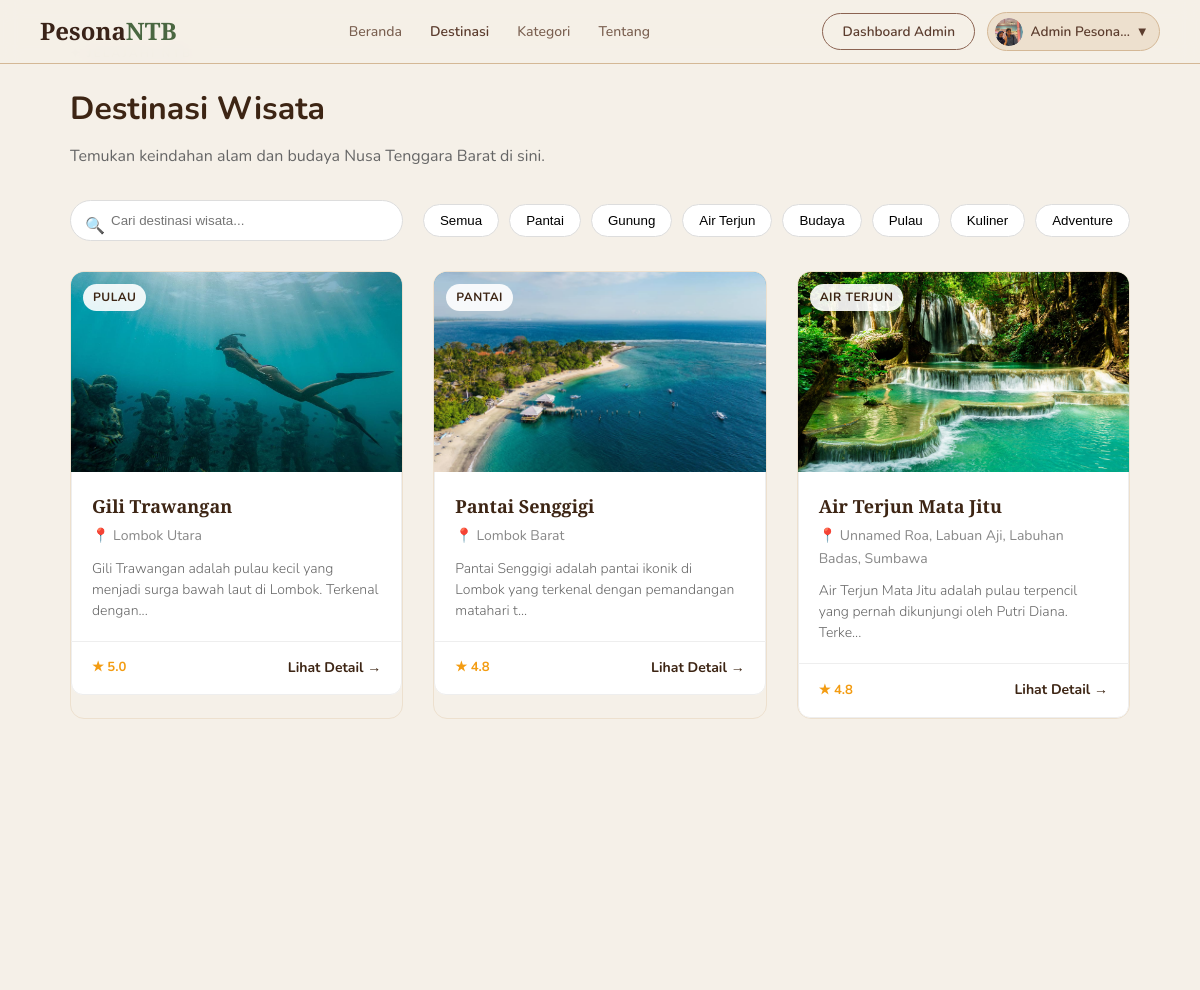
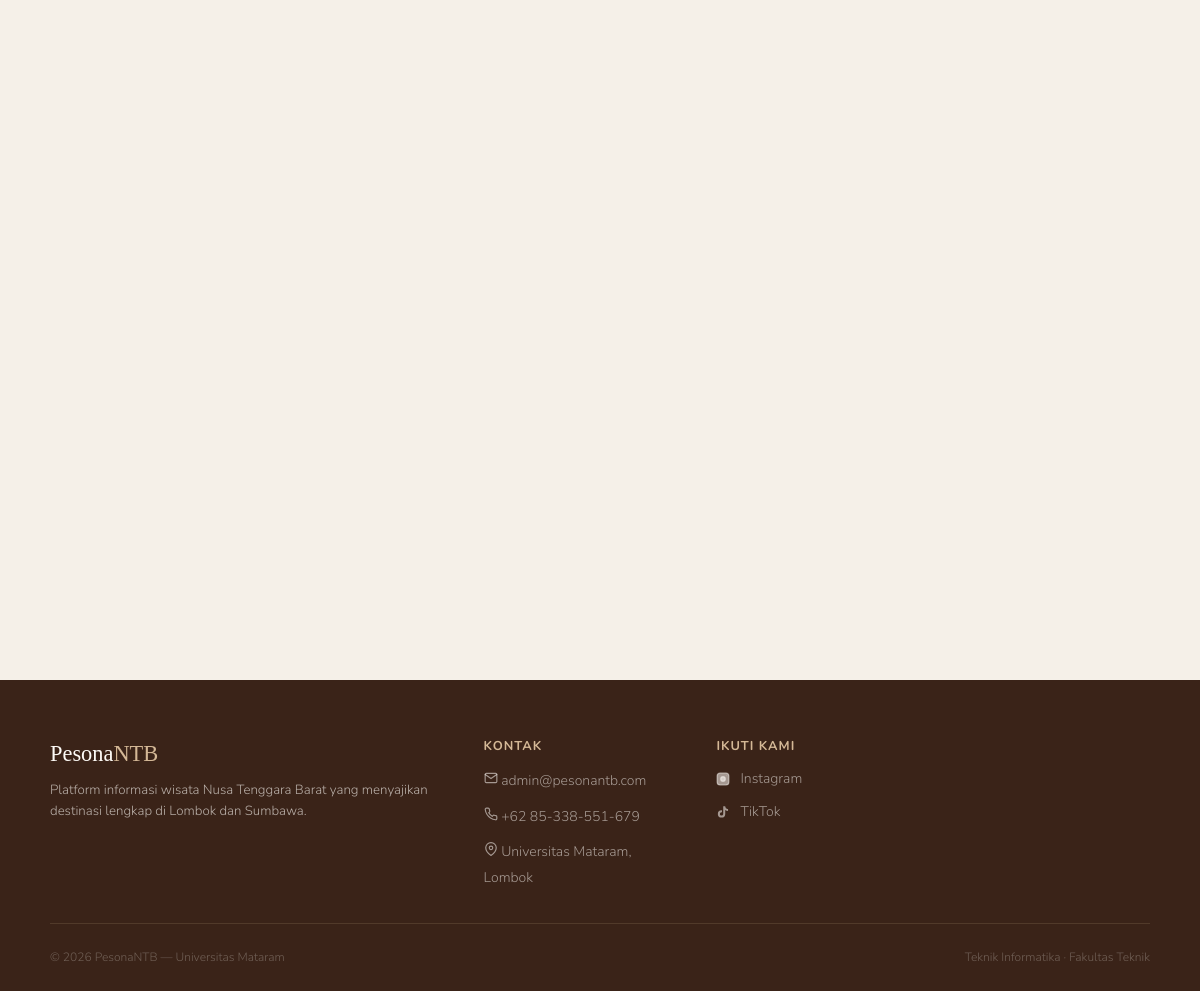
Page /config/destinasi.php (signed in) on the committed database (2 pictures, top to bottom).
### tables this page shows
CREATE TABLE `users` (
  `id` int(11) NOT NULL,
  `nama` varchar(100) NOT NULL,
  `email` varchar(150) NOT NULL,
  `telepon` varchar(20) NOT NULL,
  `password` varchar(255) NOT NULL,
  `role` enum('user','admin') DEFAULT 'user',
  `foto_profil` varchar(255) DEFAULT NULL,
  `created_at` datetime DEFAULT current_timestamp(),
  `reset_token` varchar(255) DEFAULT NULL,
  `reset_expired` datetime DEFAULT NULL
);

CREATE TABLE `wisata` (
  `id` int(11) NOT NULL,
  `nama` varchar(150) NOT NULL,
  `kategori` enum('Pantai','Gunung','Air Terjun','Budaya','Pulau','Kuliner','Adventure') NOT NULL,
  `lokasi` varchar(150) NOT NULL,
  `deskripsi` text NOT NULL,
  `fasilitas` text DEFAULT NULL,
  `jam_buka` varchar(100) DEFAULT NULL,
  `harga_tiket` varchar(100) DEFAULT NULL,
  `foto` varchar(255) DEFAULT NULL,
  `aktif` tinyint(1) DEFAULT 1,
  `latitude` decimal(10,8) DEFAULT NULL,
  `longitude` decimal(11,8) DEFAULT NULL,
  `rating` decimal(3,1) DEFAULT 0.0,
  `created_at` datetime DEFAULT current_timestamp(),
  `updated_at` datetime DEFAULT current_timestamp() ON UPDATE current_timestamp()
);

### config/destinasi.php (the view, shortened to what this page needs)
<?php
require_once 'db.php';
$search    = isset($_GET['search'])   ? trim($_GET['search'])   : '';
$kategori  = isset($_GET['kategori']) ? trim($_GET['kategori']) : 'all';
$page      = isset($_GET['page'])     ? max(1, intval($_GET['page'])) : 1;
$per_page  = 9;
$offset    = ($page - 1) * $per_page;
$where = ["aktif = 1"];
$params = [];
$types  = '';
$where_sql = $where ? 'WHERE ' . implode(' AND ', $where) : '';
$sql = "SELECT * FROM wisata $where_sql ORDER BY rating DESC LIMIT ? OFFSET ?";
$params_page = array_merge($params, [$per_page, $offset]);
$types_page  = $types . 'ii';
$wisata_list = [];
if ($stmt = $conn->prepare($sql)) {
    $stmt->bind_param($types_page, ...$params_page);
    $stmt->execute();
    $result = $stmt->get_result();
    while ($row = $result->fetch_assoc()) $wisata_list[] = $row;
}
$img_map   = ['Pantai'=>'dest-img-pantai','Gunung'=>'dest-img-rinjani','Pulau'=>'dest-img-gili','Adventure'=>'dest-img-sumbawa','Air Terjun'=>'dest-img-moyo','Budaya'=>'dest-img-sumbawa','Kuliner'=>'dest-img-pink'];
$emoji_map = ['Pantai'=>'🏖️','Gunung'=>'🏔️','Pulau'=>'🏝️','Adventure'=>'🌾','Air Terjun'=>'💧','Budaya'=>'🎭','Kuliner'=>'🍜'];
$kategori_list = [
    'all' => 'Semua',
    'Pantai' => 'Pantai',
    'Gunung' => 'Gunung',
    'Air Terjun' => 'Air Terjun',
    'Budaya' => 'Budaya',
    'Pulau' => 'Pulau',
    'Kuliner' => 'Kuliner',
    'Adventure' => 'Adventure'
];
?>
<!DOCTYPE html>
<html lang="id">
<head>
  <link rel="stylesheet" href="../css/style.css">
</head>
<body>
<?php include 'navbar.php'; ?>
<div class="page-destinasi" style="max-width:1100px;margin: 40px auto;padding:0 20px;">
  <div class="page-header" style="margin-bottom: 30px;">
    <span class="section-label">✦ Jelajahi NTB</span>
    <h1 style="font-size: 32px;color:#3d2514;margin: 10px 0;">Destinasi Wisata</h1>
    <p style="color:#666;">Temukan keindahan alam dan budaya Nusa Tenggara Barat di sini.</p>
  </div>
  <div class="search-filter" style="display:flex;flex-wrap:wrap;gap:20px;margin-bottom:30px;align-items:center;justify-content:space-between;">
    <div class="search-box" style="position:relative;flex:1;max-width:400px;">
      <input type="text" id="searchInput" placeholder="Cari destinasi wisata..."
             value="<?= htmlspecialchars($search) ?>" style="width:100%;padding:12px 12px 12px 40px;border:1px solid #ddd;border-radius:25px;outline:none;">
      <span style="position:absolute;left:15px;top:14px;color:#aaa;">🔍</span>
    </div>
    <div class="filter-group" style="display:flex;flex-wrap:wrap;gap:10px;">
      <?php foreach ($kategori_list as $slug => $label): ?>
      <button class="filter-btn <?= $kategori === $slug ? 'active' : '' ?>"
              data-kat="<?= $slug ?>" style="padding:8px 16px;border-radius:20px;border:1px solid #ddd;background:#fff;cursor:pointer;">
        <?= $label ?>
      </button>
      <?php endforeach; ?>
    </div>
  </div>
  <div class="dest-grid" id="destGrid" style="display:grid;grid-template-columns:repeat(auto-fill, minmax(300px, 1fr));gap:30px;">
    <?php if (empty($wisata_list)): ?>
    <div class="no-results" style="grid-column:1/-1;text-align:center;padding:40px;color:#888;">
      <span>🔍</span> Destinasi tidak ditemukan. Coba kata kunci lain.
    </div>
    <?php else: ?>
    <?php foreach ($wisata_list as $d):
      $img_class  = $img_map[$d['kategori']] ?? 'dest-img-pantai';
      $emoji      = $emoji_map[$d['kategori']] ?? '🏝️';
      $detail_url = isset($_SESSION['user_id']) ? "detail.php?id={$d['id']}" : "login.php?redirect=detail.php?id={$d['id']}";
    ?>
    <a href="<?= $detail_url ?>" class="dest-card">
      <div class="dest-img <?= htmlspecialchars($img_class) ?>" style="position: relative; overflow: hidden; background-color: #f0f0f0; height: 200px; border-radius: 12px 12px 0 0;">
        <?php if (!empty($d['foto'])): ?>
          <img src="../assets/uploads/destinasi/<?= htmlspecialchars($d['foto']) ?>" style="width: 100%; height: 100%; object-fit: cover; position: absolute; top: 0; left: 0; z-index: 1;" alt="<?= htmlspecialchars($d['nama']) ?>">
        <?php else: ?>
          <div class="dest-emoji" style="z-index:2; position:absolute; top:50%; left:50%; transform:translate(-50%,-50%); font-size:40px;"><?= $emoji ?></div>
        <?php endif; ?>
        <span class="dest-badge" style="z-index: 2; position: absolute; top: 12px; left: 12px; background: rgba(255,255,255,0.9); padding: 4px 10px; border-radius: 15px; font-size: 12px; font-weight: bold; color:#3d2514;"><?= htmlspecialchars($d['kategori']) ?></span>
      </div>
      <div class="dest-body" style="padding:20px; background:#fff; border-left:1px solid #eee; border-right:1px solid #eee;">
        <div class="dest-name" style="font-weight:bold; font-size:18px; color:#3d2514; margin-bottom:5px;"><?= htmlspecialchars($d['nama']) ?></div>
        <div class="dest-loc" style="color:#888; font-size:14px; margin-bottom:10px;">📍 <?= htmlspecialchars($d['lokasi']) ?></div>
        <div class="dest-desc" style="color:#666; font-size:14px; line-height:1.5;"><?= htmlspecialchars(mb_substr($d['deskripsi'], 0, 90)) ?>...</div>
      </div>
      <div class="dest-foot" style="padding:15px 20px; background:#fff; border:1px solid #eee; border-radius:0 0 12px 12px; display:flex; justify-content:between; align-items:center;">
        <span class="dest-rating" style="color:#f39c12; font-weight:bold;">★ <?= number_format($d['rating'], 1) ?></span>
        <span class="dest-link" style="color:#3d2514; font-weight:bold; font-size:14px; margin-left:auto;">Lihat Detail →</span>
      </div>
    </a>
    <?php endforeach; ?>
    <?php endif; ?>
  </div>
</div>
<?php include 'footer.php'; ?>
</body>
</html>

### config/navbar.php (shortened to what this page needs)
<?php
$current    = basename($_SERVER['PHP_SELF']);
$is_login   = isset($_SESSION['user_id']);
$user_nama  = $_SESSION['user_nama'] ?? '';
$user_role  = $_SESSION['role'] ?? 'user';
$inisial    = strtoupper(substr($user_nama, 0, 2));
$is_config = strpos($_SERVER['PHP_SELF'], '/config/') !== false;
$base = $is_config ? '../' : '';
?>
<nav class="navbar" id="mainNavbar">
  <a href="<?= $base ?>index.php" class="nav-logo">Pesona<span>NTB</span></a>
  <ul class="nav-links" id="navLinks">
    <li><a href="<?= $base ?>index.php" id="nav-beranda">Beranda</a></li>
    <li><a href="<?= $is_login ? $base . 'config/destinasi.php' : $base . 'index.php#destinasi' ?>" id="nav-destinasi" class="<?= $current == 'destinasi.php' ? 'active' : '' ?>">Destinasi</a></li>
    <li><a href="<?= $base ?>index.php#kategori" id="nav-kategori">Kategori</a></li>
    <li><a href="<?= $base ?>index.php#tentang" id="nav-tentang">Tentang</a></li>
  </ul>
  <div class="nav-actions">
    <?php if ($is_login): ?>
      <?php if ($user_role === 'admin'): ?>
        <a href="<?= $base ?>config/dashboard.php"
        class="btn-outline">
        Dashboard Admin
        </a>
      <?php endif; ?>
      <div class="nav-user-menu">
        <?php
        $foto_profil_nav = '';
        if (isset($_SESSION['user_id'])) {
            $stmt_nav = $conn->prepare("SELECT foto_profil FROM users WHERE id=?");
            $stmt_nav->bind_param('i', $_SESSION['user_id']);
            $stmt_nav->execute();
            $row_nav = $stmt_nav->get_result()->fetch_assoc();
            $foto_profil_nav = $row_nav['foto_profil'] ?? '';
        }
        $foto_path_nav = __DIR__ . '/../assets/uploads/profil/' . $foto_profil_nav;
        ?>
        <button class="nav-user-btn" id="userMenuBtn">
          <?php if (!empty($foto_profil_nav) && file_exists($foto_path_nav)): ?>
          <span class="nav-avatar" style="background:none;overflow:hidden;padding:0">
            <img src="<?= $base ?>assets/uploads/profil/<?= htmlspecialchars($foto_profil_nav) ?>" style="width:100%;height:100%;object-fit:cover;border-radius:50%" alt="">
          </span>
          <?php else: ?>
          <span class="nav-avatar"><?= $inisial ?></span>
          <?php endif; ?>
          <span class="nav-user-name"><?= htmlspecialchars($user_nama) ?></span>
          <span>▾</span>
        </button>
      </div>
    <?php else: ?>
      <a href="<?= $base ?>config/login.php" class="btn-outline">Masuk</a>
      <a href="<?= $base ?>config/register.php" class="btn-fill">Daftar</a>
    <?php endif; ?>
  </div>
</nav>

### css/style.css (style rules this page uses)
*, *::before, *::after { margin: 0; padding: 0; box-sizing: border-box; }
:root { --cream: #F5F0E8; --brown: #5C3D2E; --brown-light: #8B6351; --brown-dark: #3A2318; --green: #4A6741; --green-light: #7A9E76; --sand: #D4B896; --sand-light: #EDE0CE; --orange: #C17A3A; --text: #2C1810; --text-muted: #7A6050; --white: #FDFAF6; --radius: 14px; --radius-lg: 20px; --shadow: 0 4px 20px rgba(92,61,46,0.10); --shadow-hover: 0 12px 32px rgba(92,61,46,0.18); }
html { scroll-behavior: smooth; }
body { font-family: 'Nunito', sans-serif; background: var(--cream); color: var(--text); overflow-x: hidden; line-height: 1.6; }
.navbar { position: fixed; top: 0; left: 0; right: 0; z-index: 1000; background: rgba(245,240,232,0.96); backdrop-filter: blur(10px); border-bottom: 1px solid var(--sand); padding: 0 2.5rem; height: 64px; display: flex; align-items: center; justify-content: space-between; }
.nav-logo { font-family: 'Playfair Display', serif; font-size: 1.5rem; font-weight: 700; color: var(--brown-dark); text-decoration: none; }
.nav-logo span { color: var(--green); }
.nav-links { display: flex; gap: 1.75rem; list-style: none; }
.nav-links a { text-decoration: none; font-size: 0.875rem; font-weight: 500; color: var(--text-muted); transition: color 0.2s; }
.nav-links a:hover, .nav-links a.active { color: var(--brown); }
.nav-links a.active { font-weight: 600; }
.nav-actions { display: flex; gap: 0.75rem; align-items: center; }
.nav-user-menu { position: relative; }
.nav-user-btn { display: flex; align-items: center; gap: 0.5rem; background: var(--sand-light); border: 1.5px solid var(--sand); border-radius: 24px; padding: 0.3rem 0.85rem 0.3rem 0.4rem; cursor: pointer; font-family: 'Nunito', sans-serif; font-size: 0.85rem; font-weight: 600; color: var(--brown); transition: all 0.2s; }
.nav-avatar { width: 28px; height: 28px; border-radius: 50%; background: var(--brown); color: var(--white); font-size: 0.72rem; font-weight: 700; display: flex; align-items: center; justify-content: center; flex-shrink: 0; }
.nav-user-name { max-width: 100px; overflow: hidden; text-overflow: ellipsis; white-space: nowrap; }
.btn-outline { padding: 0.4rem 1.2rem; border-radius: 24px; font-size: 0.85rem; font-weight: 600; border: 1.5px solid var(--brown-light); color: var(--brown); background: transparent; cursor: pointer; transition: all 0.2s; font-family: 'Nunito', sans-serif; text-decoration: none; display: inline-block; }
.section-label { display: inline-block; font-size: 0.75rem; font-weight: 700; letter-spacing: 2px; text-transform: uppercase; color: var(--green); margin-bottom: 0.6rem; }
.dest-grid { display: grid; grid-template-columns: repeat(auto-fit, minmax(260px, 1fr)); gap: 1.5rem; max-width: 1100px; margin: 0 auto; }
.dest-card { border-radius: var(--radius); overflow: hidden; background: var(--cream); border: 1px solid var(--sand-light); transition: transform 0.25s, box-shadow 0.25s; text-decoration: none; color: inherit; display: block; }
.dest-img { height: 175px; position: relative; display: flex; align-items: flex-end; padding: 0.9rem; }
.dest-img-pantai { background: linear-gradient(180deg,#5BA4CF,#1A5C73); }
.dest-img-gili { background: linear-gradient(180deg,#7BC8E0,#1D6E85); }
.dest-img-moyo { background: linear-gradient(180deg,#9BC98D,#345C30); }
.dest-badge { background: rgba(245,240,232,0.92); border-radius: 20px; padding: 0.2rem 0.65rem; font-size: 0.7rem; font-weight: 700; color: var(--brown); letter-spacing: 0.5px; text-transform: uppercase; }
.dest-body { padding: 1rem 1.1rem; }
.dest-name { font-family: 'Playfair Display', serif; font-size: 1.05rem; font-weight: 600; color: var(--brown-dark); margin-bottom: 0.25rem; }
.dest-loc { font-size: 0.8rem; color: var(--text-muted); margin-bottom: 0.6rem; }
.dest-desc { font-size: 0.82rem; color: var(--text-muted); line-height: 1.5; font-weight: 300; }
.dest-foot { display: flex; align-items: center; justify-content: space-between; padding: 0.65rem 1.1rem; border-top: 1px solid var(--sand-light); }
.dest-rating { font-size: 0.82rem; color: var(--orange); font-weight: 600; }
.dest-link { font-size: 0.8rem; color: var(--green); font-weight: 600; }

### rows in the picture
users: foto_profil (picture)
wisata: foto (picture), kategori "PULAU", nama "Gili Trawangan", lokasi "Lombok Utara", deskripsi "Gili Trawangan adalah pulau kecil yang menjadi surga bawah laut di Lombok. Terkenal dengan", rating "5.0"
wisata: foto (picture), kategori "PANTAI", nama "Pantai Senggigi", lokasi "Lombok Barat", deskripsi "Pantai Senggigi adalah pantai ikonik di Lombok yang terkenal dengan pemandangan matahari t", rating "4.8"
wisata: foto (picture), kategori "AIR TERJUN", nama "Air Terjun Mata Jitu", lokasi "Unnamed Roa, Labuan Aji, Labuhan Badas, Sumbawa", deskripsi "Air Terjun Mata Jitu adalah pulau terpencil yang pernah dikunjungi oleh Putri Diana. Terke", rating "4.8"

### other values in the picture
$user_nama "Admin Pesona…"
$label "Semua"
$label "Pantai"
$label "Gunung"
$label "Air Terjun"
$label "Budaya"
$label "Pulau"
$label "Kuliner"
$label "Adventure"
